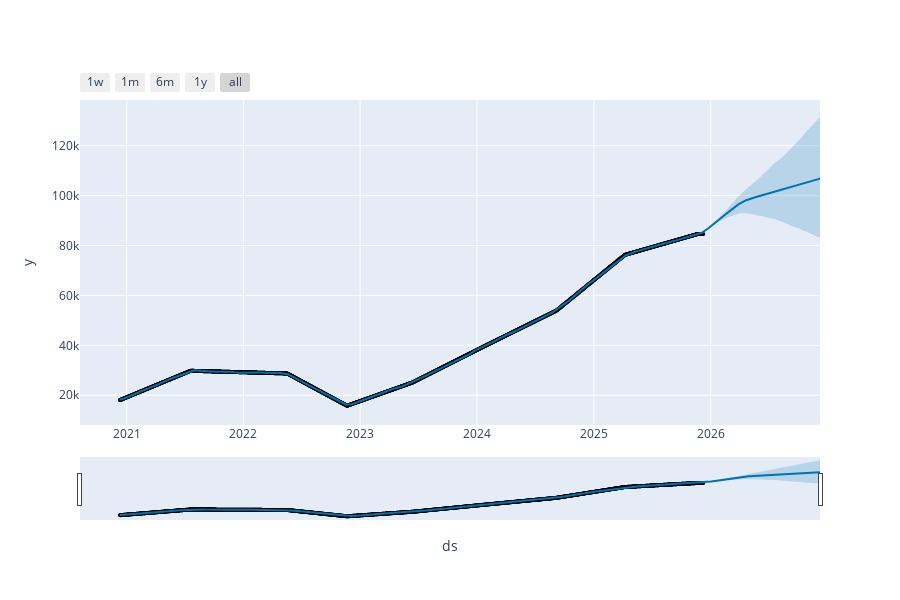

The notebook cell this image was saved under:
### Code cell
plot_plotly(m_support, forecast_support)

### Figure 1 — Plotly figure (JSON) as saved in the notebook; plotly's stock layout.template omitted (floating-point values rounded to 4 significant figures; data arrays with more than 128 entries replaced by an {"elided": "..."} marker saying what was removed)
{"data": [{"marker": {"color": "black", "size": 4}, "mode": "markers", "name": "Actual", "type": "scatter", "x": {"elided": "1824 str values"}, "y": {"elided": "1824 float values"}}, {"hoverinfo": "skip", "line": {"width": 0}, "mode": "lines", "type": "scatter", "x": {"elided": "2189 str values"}, "y": {"elided": "2189 float values"}}, {"fill": "tonexty", "fillcolor": "rgba(0, 114, 178, 0.2)", "line": {"color": "#0072B2", "width": 2}, "mode": "lines", "name": "Predicted", "type": "scatter", "x": {"elided": "2189 str values"}, "y": {"elided": "2189 float values"}}, {"fill": "tonexty", "fillcolor": "rgba(0, 114, 178, 0.2)", "hoverinfo": "skip", "line": {"width": 0}, "mode": "lines", "type": "scatter", "x": {"elided": "2189 str values"}, "y": {"elided": "2189 float values"}}], "layout": {"height": 600, "showlegend": false, "width": 900, "xaxis": {"rangeselector": {"buttons": [{"count": 7, "label": "1w", "step": "day", "stepmode": "backward"}, {"count": 1, "label": "1m", "step": "month", "stepmode": "backward"}, {"count": 6, "label": "6m", "step": "month", "stepmode": "backward"}, {"count": 1, "label": "1y", "step": "year", "stepmode": "backward"}, {"step": "all"}]}, "rangeslider": {"visible": true}, "title": {"text": "ds"}, "type": "date"}, "yaxis": {"title": {"text": "y"}}}}
